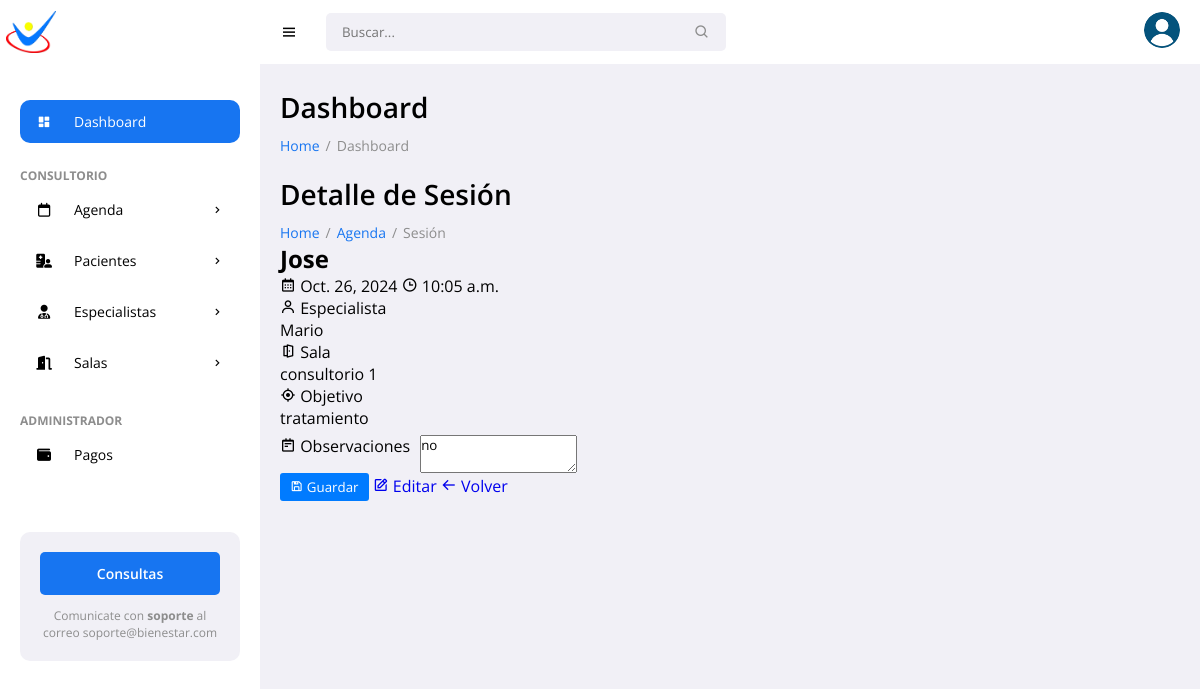
Screenshot of /sessions/1/ (signed in) with the database file from the repository.
### pacientes/models.py (models this page shows, shortened)
class Session(models.Model):
    patient = models.ForeignKey(Patient, on_delete=models.CASCADE, related_name='sessions')
    specialist = models.ForeignKey(Specialist, on_delete=models.CASCADE, related_name='sessions')
    room = models.ForeignKey(Room, on_delete=models.SET_NULL, null=True, related_name='sessions')
    date = models.DateField()
    time = models.TimeField()
    objective = models.CharField(max_length=255)
    activity = models.TextField()
    materials = models.TextField(blank=True)
    observation = models.TextField(blank=True)
    attachment = models.FileField(upload_to='session_attachments/', blank=True, null=True)

class Patient(models.Model):
    name = models.CharField(max_length=100)
    surname = models.CharField(max_length=100)
    date_of_birth = models.DateField()
    gender = models.CharField(max_length=10, choices=[('M','Male'), ('F','Female')])
    address = models.CharField(max_length=255)
    phone_number = models.CharField(max_length=20)
    email = models.EmailField()
    photo = models.ImageField(upload_to='patient_photos/', blank=True, null=True)
    marital_status = models.CharField(max_length=20)
    medical_diagnosis = models.TextField()
    attachments = models.FileField(upload_to='patient_attachments/', blank=True, null=True)
    therapy = models.CharField(max_length=100)
    education = models.CharField(max_length=100, default='No especificado')
    therapist = models.ForeignKey(Specialist, on_delete=models.SET_NULL, null=True, related_name='patients')
    medical_history = models.TextField(blank=True, null=True)
    allergies = models.CharField(max_length=255, blank=True)  # Changed from TextField
    emergency_contact_name = models.CharField(max_length=100)
    emergency_contact_phone = models.CharField(max_length=20)  # Updated length
    notes = models.TextField(blank=True)
    created_date = models.DateTimeField(auto_now_add=True)
    status = models.CharField(max_length=50, choices=[
        ('Active', 'Active'),
        ('Discharged', 'Discharged'),
        ('Suspended', 'Suspended')
    ])

class Specialist(models.Model):
    name = models.CharField(max_length=100)
    surname = models.CharField(max_length=100)
    specialty = models.CharField(max_length=100)
    email = models.EmailField()
    phone = models.CharField(max_length=20)

class Room(models.Model):
    name = models.CharField(max_length=100)
    capacity = models.IntegerField()
    location = models.CharField(max_length=100)
    specialists = models.ManyToManyField(Specialist, related_name='rooms')

### pacientes/views.py (the view, shortened to what this page needs)
# urls.py: path('sessions/<int:session_id>/', views.session_detail, name='session_detail'),
@login_required
def session_detail(request, session_id):
    session = get_object_or_404(Session, id=session_id)
    return render(request, 'pacientes/session_detail.html', {'session': session})

### pacientes/templates/pacientes/session_detail.html (shortened to what this page needs)
{% extends 'pacientes/base.html' %}
{% block content %}
<h1 class="title">Detalle de Sesión</h1>
<ul class="breadcrumbs">
    <li><a href="{% url 'patient_list' %}">Home</a></li>
    <li class="divider">/</li>
    <li><a href="{% url 'patient_schedule' session.patient.id %}">Agenda</a></li>
    <li class="divider">/</li>
    <li><a href="#" class="active">Sesión</a></li>
</ul>
<div class="session-detail">
    <div class="detail-card">
        <div class="card-header">
            <h2>{{ session.patient.name }}</h2>
            <div class="session-meta">
                <span><i class='bx bx-calendar'></i> {{ session.date }}</span>
                <span><i class='bx bx-time'></i> {{ session.time }}</span>
            </div>
        </div>
        <div class="card-content">
            <div class="info-group">
                <label><i class='bx bx-user'></i> Especialista</label>
                <p>{{ session.specialist.name }}</p>
            </div>
            <div class="info-group">
                <label><i class='bx bx-door-open'></i> Sala</label>
                <p>{{ session.room.name }}</p>
            </div>
            <div class="info-group">
                <label><i class='bx bx-target-lock'></i> Objetivo</label>
                <p>{{ session.objective }}</p>
            </div>
            <form method="post" class="observation-form">
                <div class="form-group">
                    <label><i class='bx bx-notepad'></i> Observaciones</label>
                    <textarea name="observation" class="form-input">{{ session.observation }}</textarea>
                </div>
                <div class="button-group">
                    <button type="submit" class="btn-save">
                        <i class='bx bx-save'></i> Guardar
                    </button>
                    <a href="{% url 'edit_session' session.id %}" class="btn-edit">
                        <i class='bx bx-edit'></i> Editar
                    </a>
                    <a href="{% url 'patient_schedule' session.patient.id %}" class="btn-back">
                        <i class='bx bx-arrow-back'></i> Volver
                    </a>
                </div>
            </form>
        </div>
    </div>
</div>
{% endblock %}

### pacientes/static/pacientes/css/styles.css (style rules this page uses)
* { font-family: 'Open Sans', sans-serif; margin: 0; padding: 0; box-sizing: border-box; }
:root { --grey: #F1F0F6; --dark-grey: #8D8D8D; --light: #fff; --dark: #000; --green: #81D43A; --light-green: #E3FFCB; --blue: #1775F1; --light-blue: #D0E4FF; --dark-blue: #0C5FCD; --red: #FC3B56; }
html { overflow-x: hidden; }
body { background: var(--grey); overflow-x: hidden; }
a { text-decoration: none; }
h1 { color: #000; }
li { list-style: none; }
main .title { font-size: 28px; font-weight: 600; margin-bottom: 10px; }
main .breadcrumbs { display: flex; grid-gap: 6px; }
main .breadcrumbs li, main .breadcrumbs li a { font-size: 14px; }
main .breadcrumbs li a { color: var(--blue); }
main .breadcrumbs li a.active, main .breadcrumbs li.divider { color: var(--dark-grey); pointer-events: none; }
main form { margin-top: 6px; }
main .form-group { width: 100%; display: flex; grid-gap: 10px; }
button { padding: 5px 10px; border: none; background-color: #007bff; color: #fff; cursor: pointer; border-radius: 3px; }

### rows the page displays
Session: patient.name "Jose", date "Oct. 26, 2024", time "10:05 a.m.", specialist.name "Mario", room.name "consultorio 1", objective "tratamiento", observation "no"
